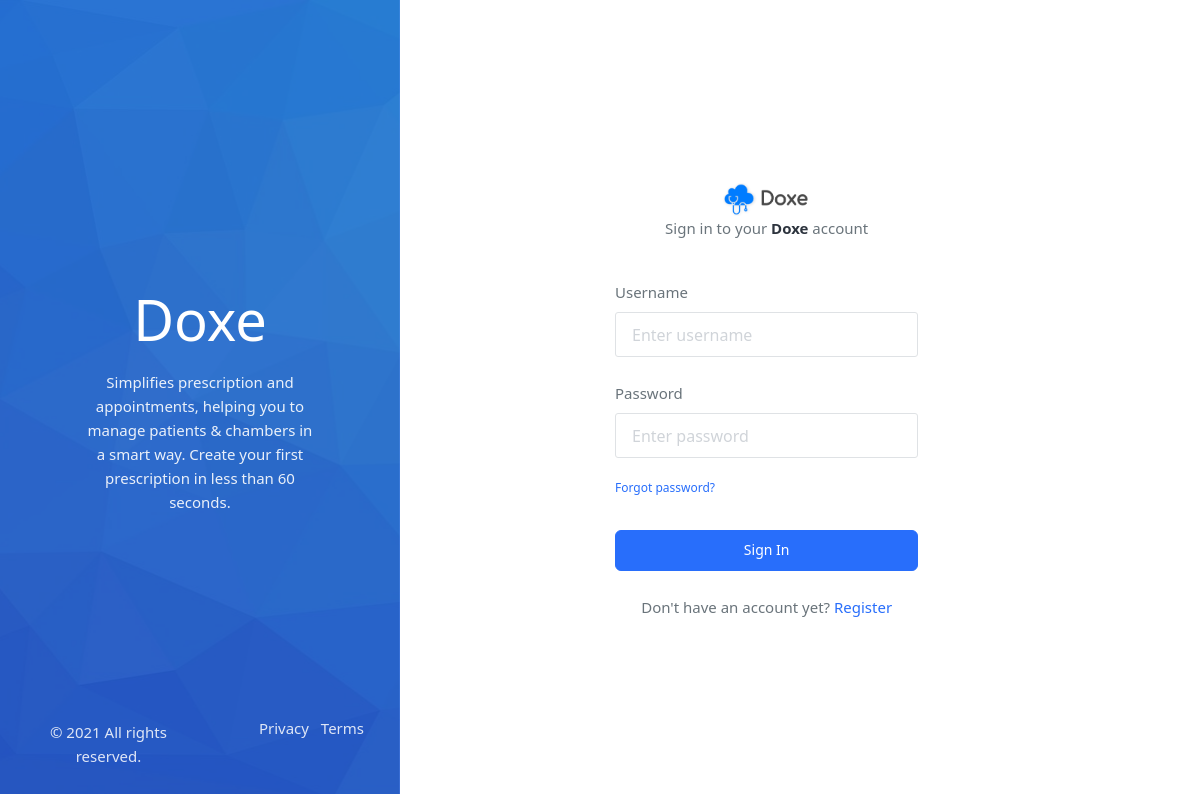
The app's page /index.php/auth/login with its own data.
### tables this page shows
CREATE TABLE `settings` (
  `id` int(11) NOT NULL,
  `site_name` varchar(255) DEFAULT NULL,
  `site_title` varchar(255) DEFAULT NULL,
  `favicon` varchar(255) DEFAULT NULL,
  `logo` varchar(255) DEFAULT NULL,
  `hero_img` varchar(255) DEFAULT NULL,
  `keywords` varchar(255) DEFAULT NULL,
  `description` text,
  `footer_about` text,
  `admin_email` varchar(255) DEFAULT NULL,
  `mobile` varchar(255) DEFAULT NULL,
  `copyright` varchar(255) DEFAULT NULL,
  `pagination_limit` int(11) DEFAULT NULL,
  `facebook` varchar(255) DEFAULT NULL,
  `instagram` varchar(255) DEFAULT NULL,
  `twitter` varchar(255) DEFAULT NULL,
  `linkedin` varchar(255) DEFAULT NULL,
  `google_analytics` longtext,
  `site_color` varchar(255) DEFAULT NULL,
  `site_font` varchar(255) DEFAULT NULL,
  `layout` int(11) DEFAULT NULL,
  `about_info` mediumtext,
  `ind_code` varchar(255) DEFAULT NULL,
  `purchase_code` varchar(255) DEFAULT NULL,
  `link` varchar(255) DEFAULT NULL,
  `enable_captcha` int(11) NOT NULL DEFAULT '0',
  `enable_workflow` int(11) NOT NULL DEFAULT '1',
  `enable_users` int(11) NOT NULL DEFAULT '1',
  `enable_blog` int(11) NOT NULL,
  `enable_faq` int(11) NOT NULL,
  `enable_registration` int(11) NOT NULL,
  `enable_payment` int(11) NOT NULL,
  `enable_paypal` int(11) NOT NULL DEFAULT '0',
  `enable_email_verify` int(11) NOT NULL,
  `enable_multilingual` int(11) DEFAULT '0',
  `captcha_type` int(11) DEFAULT NULL,
  `captcha_site_key` varchar(255) DEFAULT NULL,
  `captcha_secret_key` varchar(255) DEFAULT NULL,
  `paypal_email` varchar(255) DEFAULT NULL,
  `paypal_payment` int(11) DEFAULT '0',
  `stripe_payment` int(11) DEFAULT '0',
  `publish_key` varchar(255) DEFAULT NULL,
  `secret_key` varchar(255) DEFAULT NULL,
  `paystack_payment` varchar(155) DEFAULT '0',
  `paystack_secret_key` varchar(255) DEFAULT NULL,
  `paystack_public_key` varchar(255) DEFAULT NULL,
  `razorpay_payment` varchar(155) DEFAULT '0',
  `razorpay_key_id` varchar(255) DEFAULT NULL,
  `razorpay_key_secret` varchar(255) DEFAULT NULL,
  `mercado_payment` int(11) DEFAULT '0',
  `mercado_currency` varchar(155) DEFAULT NULL,
  `mercado_api_key` varchar(255) DEFAULT NULL,
  `mercado_token` varchar(255) DEFAULT NULL,
  `paypal_mode` varchar(255) DEFAULT 'sandbox',
  `mail_protocol` varchar(255) DEFAULT NULL,
  `mail_title` varchar(255) DEFAULT NULL,
  `mail_host` varchar(255) DEFAULT NULL,
  `mail_port` varchar(255) DEFAULT NULL,
  `mail_encryption` varchar(255) DEFAULT 'ssl',
  `mail_username` varchar(255) DEFAULT NULL,
  `mail_password` varchar(255) DEFAULT NULL,
  `country` int(11) NOT NULL DEFAULT '178',
  `site_info` int(11) DEFAULT NULL,
  `zoom_api_key` mediumtext,
  `zoom_secret_key` mediumtext,
  `lang` int(11) NOT NULL DEFAULT '1',
  `sid` varchar(255) DEFAULT '2020-02-02',
  `type` varchar(255) DEFAULT 'live',
  `trial_days` int(11) DEFAULT '0',
  `expire_reminder` int(11) DEFAULT '15',
  `theme` int(11) DEFAULT '1',
  `version` varchar(255) NOT NULL DEFAULT 'v1.1'
);

### application/controllers/Auth.php (called while the page is built, shortened)
<?php if ( ! defined('BASEPATH')) exit('No direct script access allowed');
class Auth extends Home_Controller
{
    public function login()
    {
        $data = array();
        $data['page_title'] = 'Login';
        $data['page'] = 'Auth';
        $data['menu'] = FALSE;
        $data['main_content'] = $this->load->view('login', $data, TRUE);
        $this->load->view('index', $data);
    }
}

### index.php (called while the page is built, shortened)
<?php
require_once BASEPATH.'core/CodeIgniter.php';

### application/helpers/custom_helper.php (called while the page is built, shortened)
<?php if ( ! defined('BASEPATH')) exit('No direct script access allowed');
  	if(!function_exists('get_settings')){
	    function get_settings(){
	        $ci = get_instance();
	        $option = $ci->admin_model->get_settings();
	        return $option;
	    }
    }
    if(!function_exists('settings')){
	    function settings(){
	        $ci = get_instance();
	        $option = $ci->admin_model->get_settings();
	        return $option;
	    }
    }
	if (!function_exists('trans'))
	{
	    function trans($string)
	    {
	        $ci =& get_instance();
	        return $ci->lang->line($string);
	    }
	}

### application/models/Admin_model.php (called while the page is built, shortened)
<?php
class Admin_model extends CI_Model {
    function get($table)
    {
        $this->db->select();
        $this->db->from($table);
        $this->db->order_by('id','DESC');
        $query = $this->db->get();
        $query = $query->row();
        return $query;
    }
    function get_settings()
    {
        $this->db->select('s.*, c.currency_code, c.currency_symbol');
        $this->db->from('settings s');
        $this->db->join('country c', 'c.id = s.country', 'LEFT');
        $query = $this->db->get();
        $query = $query->row();
        return $query;
    }
    function get_chamber_row($uid)
    {
        if ($this->session->userdata('role') == 'staff') {
            $this->db->where('id', $this->session->userdata('id'));
            $query = $this->db->get('staffs');
            $staff = $query->row();
            $this->db->select('b.*, c.name as category_name');
            $this->db->from('chamber b');
            if ($uid != 0) {
                $this->db->where('b.uid', $uid);
            }else{
                if ($staff->chamber_id != 0) {
                    $this->db->where('b.id', $staff->chamber_id);
                }
                $this->db->where('b.user_id', $this->session->userdata('parent'));
            }
            $this->db->join('chamber_category c', 'c.id = b.category', 'LEFT');
            $this->db->order_by('id', 'ASC');
            $query = $this->db->get();
            $query = $query->row();
            return $query;
        } else {
            $this->db->select('b.*, c.name as category_name');
            $this->db->from('chamber b');
            if ($uid != 0) {
                $this->db->where('b.uid', $uid);
            }else{
                if ($this->session->userdata('role') == 'user') {
                    $user_id = $this->session->userdata('id');
                } else {
                    $user_id = $this->session->userdata('parent');
                }
                $this->db->where('b.user_id', $user_id);
                $this->db->where('is_primary', 1);
            }
            $this->db->join('chamber_category c', 'c.id = b.category', 'LEFT');
            $this->db->order_by('id', 'ASC');
            $query = $this->db->get();
            $query = $query->row();
            return $query;
        }
    }
    function get_language_values()
    {
        $this->db->select();
        $this->db->from('lang_values');
        $this->db->order_by('id','ASC');
        $query = $this->db->get();
        $query = $query->result();
        return $query;
    }
}

### application/views/login.php (the view, shortened to what this page needs)
<div class="d-flex align-items-center position-relative min-vh-100">
    <div class="jarallax overlay overlay-primary overlay-70 col-lg-5 col-xl-4 d-none d-lg-flex align-items-center h-100vh px-0" data-jarallax data-speed="0.9" style="background-image: url(<?php echo base_url() ?>assets/front/img/vericla-cover.jpg);">
        <div class="w-100 p-5 text-center">
            <div class="position-relative">
                <h1 class="text-white display-4 font-weight-normal" data-aos="fade-up" data-aos-duration="300"><?php echo html_escape(settings()->site_name) ?></h1>
                <p class="lead text-white-90 mb-0 w-85 w-xl-70 mx-auto" data-aos="fade-up" data-aos-duration="400"><?php echo html_escape(settings()->description) ?>
                </p>
            </div>
            <div class="position-absolute right-0 bottom-0 left-0 text-center text-white p-5">
                <div class="row">
                    <div class="col-6">
                        <p class="mb-0 mt-1"><span class="text-white-85"> <?php echo html_escape(settings()->copyright) ?></span></p>
                    </div>
                    <div class="col-6">
                        <ul class="list-inline-item mb-0">
                            <li class="list-inline-item"><a href="<?php echo base_url('page/privacy-policy') ?>" class="text-white-85 hover-white"><?php echo trans('privacy') ?></a></li>
                            <li class="list-inline-item"><a href="<?php echo base_url('page/terms-of-service') ?>" class="text-white-85 hover-white"><?php echo trans('terms') ?></a></li>
                        </ul>
                    </div>
                </div>
            </div>
        </div>
    </div>
    <div class="container">
        <div class="row justify-content-center justify-content-lg-start">
            <div id="login-area" class="col-md-8 col-lg-7 col-xl-5 offset-lg-2 offset-xl-3 my-5" data-aos="fade-left" data-aos-duration="400">
                <div class="mb-6 text-center">
                    <h4 class="font-weight-bold mb-0"><a href="<?php echo base_url() ?>"><img width="30%" src="<?php echo base_url(settings()->logo) ?>"></a></h4>
                    <p class="mb-0"><?php echo trans('sign-in-to-your') ?> <span class="font-weight-bold text-dark"><?php echo html_escape(settings()->site_name) ?> </span> <?php echo trans('account') ?></p>
                </div>
                <form id="login-form" method="post" action="<?php echo base_url('auth/log'); ?>">
                    <div class="row">
                        <div class="col-12 mb-2">
                            <div class="form-group">
                                <label><?php echo trans('username') ?></label>
                                <input type="text" class="form-control" name="user_name" placeholder="<?php echo trans('enter-username') ?>" autocomplete="off">
                            </div>
                        </div>
                        <div class="col-12 mb-2">
                            <div class="form-group">
                                <label><?php echo trans('password') ?></label>
                                <input type="password" class="form-control" name="password" placeholder="<?php echo trans('enter-password') ?>" autocomplete="off">
                            </div>
                            <div class="text-left text-sm-left">
                                <a href="#" class="m-link-muted small forgot_pass"><?php echo trans('forgot-password') ?></a>
                            </div>
                        </div>
                    </div>
                    <div class="row">
                        <div class="col-md-12 center">
                            <button type="submit" class="btn btn-primary btn-block mt-4 mb-0 signin_btn"><?php echo trans('sign-in') ?> </button>
                        </div>
                    </div>
                    <div class="text-center text-small mt-4">
                        <span><?php echo trans('an-account-yet') ?> <a href="<?php echo base_url('register') ?>"><?php echo trans('register') ?></a></span>
                    </div>
                </form>
            </div>
        </div>
    </div>
</div>

### records on screen
settings: site_name "Doxe", description "Simplifies prescription and appointments, helping you to manage patients & chambers in a smart way. Create your first prescription in less than 60 seconds.", copyright "© 2021 All rights reserved.", logo (picture)

### other values on screen
trans('privacy') "Privacy"
trans('terms') "Terms"
trans('sign-in-to-your') "Sign in to your"
trans('account') "account"
trans('username') "Username"
trans('password') "Password"
trans('forgot-password') "Forgot password?"
trans('sign-in') "Sign In"
trans('an-account-yet') "Don't have an account yet?"
trans('register') "Register"
